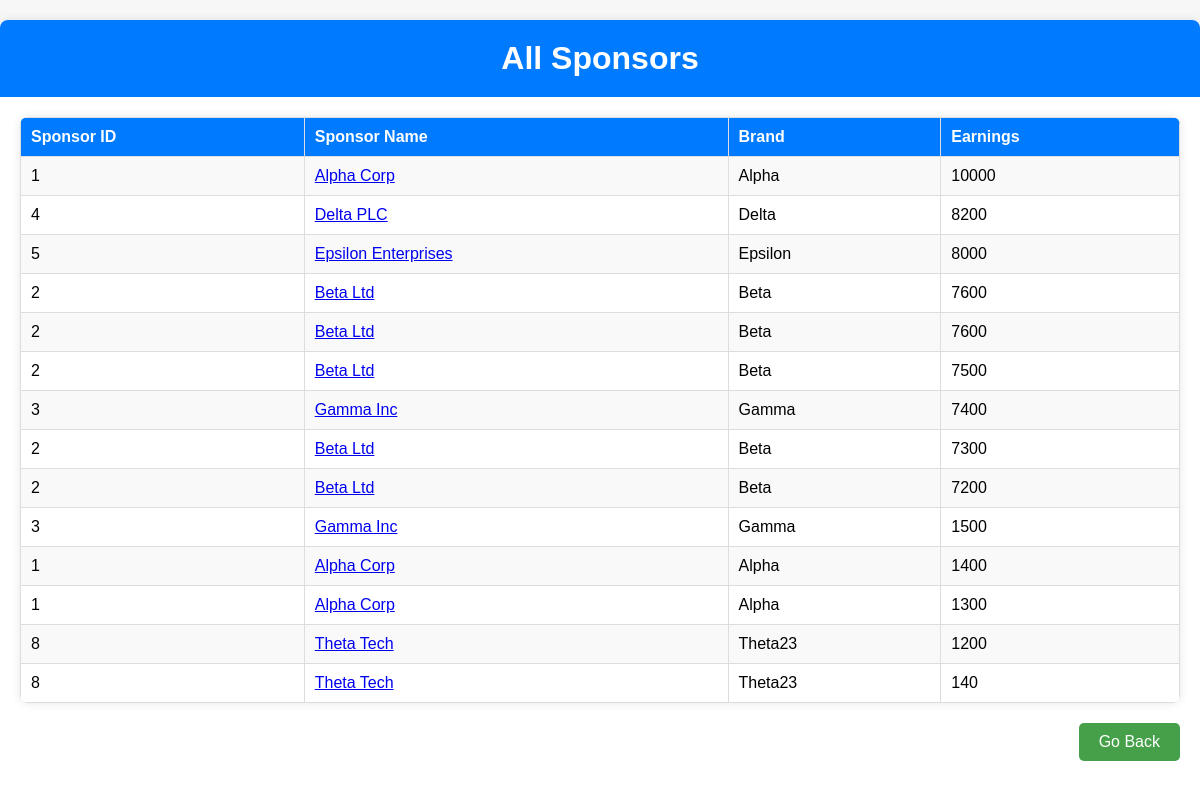
Screenshot of /influencer/sponsor/top/5 (signed in) with the database file from the repository.
### application/models.py (models this page shows)
class Sponsor(db.Model):
    SponsorID = db.Column(db.Integer, primary_key=True, autoincrement=True)
    Name = db.Column(db.String(255), nullable=False)
    Password = db.Column(db.String(255), nullable=False)
    JoiningDate = db.Column(db.Date)
    Brand = db.Column(db.String(255))
    Industry = db.Column(db.String(255))
    Email = db.Column(db.String(255), nullable=False)
    PhoneNo = db.Column(db.String(255), nullable=False)
    BrandDescription = db.Column(db.String(255))
    Address = db.Column(db.String(255))
    Website = db.Column(db.String(255))
    Flagged = db.Column(db.Integer,nullable=False,default=0)
    ProfilePicLink=db.Column(db.String(255))
    campaigns = db.relationship('Campaign', back_populates='sponsor', cascade='all, delete-orphan')

class Campaign(db.Model):
    CampaignID = db.Column(db.Integer, primary_key=True, autoincrement=True)
    Name = db.Column(db.String(255), nullable=False)
    Description = db.Column(db.Text)
    StartDate = db.Column(db.Date)
    EndDate = db.Column(db.Date)
    SponsorID = db.Column(db.Integer, db.ForeignKey('sponsor.SponsorID'), nullable=False)
    InfluencerID = db.Column(db.Integer, db.ForeignKey('influencer.InfluencerID'))
    Budget = db.Column(db.Float)
    Goal = db.Column(db.Text)
    Outreach = db.Column(db.Integer)
    Visibility = db.Column(db.Enum('Public', 'Private'))
    Flagged = db.Column(db.Integer,nullable=False,default=0)
    sponsor = db.relationship('Sponsor', back_populates='campaigns')
    influencer = db.relationship('Influencer', back_populates='campaigns')
    ad_requests = db.relationship('AdRequest', back_populates='campaign', cascade='all, delete-orphan')

### application/inf_controllers.py (the view)
@app.route('/influencer/sponsor/top/<int:influencer_ID>',methods=['GET'])
@login_required(role='influencer')
def influencer_top_sponsors(influencer_ID):
    top = (
    db.session.query(Sponsor,Campaign)
    .filter(Campaign.InfluencerID == influencer_ID)
    .join(Sponsor, Campaign.SponsorID == Sponsor.SponsorID)
    .order_by(Campaign.Budget.desc())
    .all()
    )
    return render_template('influencer_Top_sponsors.html',influencer_ID=influencer_ID,top=top)

### application/home_controllers.py (called while the page is built)
def login_required(role=None):
    def decorator(f):
        @wraps(f)
        def decorated_function(*args, **kwargs):
            if 'user_id' not in session:
                flash('You need to log in to access this page.')
                return redirect(url_for('login'))
            user_id = None
            if role == 'influencer':
                user_id = kwargs.get('influencer_ID')
            elif role == 'sponsor':
                user_id = kwargs.get('sponsor_ID')
            elif role == 'admin':
                user_id = kwargs.get('admin_ID')
            if role and (session.get('user_type') != role or session.get('user_id') != user_id):
                abort(403)
            return f(*args, **kwargs)
        return decorated_function
    return decorator

### Templates/Influencer_Top_sponsors.html (shortened to what this page needs)
<!DOCTYPE html>
<html lang="en">
<head>
</head>
<body>
    <div class="container">
        <h1>All Sponsors</h1>
        <table id="active">
            <tr>
                <th>Sponsor ID</th>
                <th>Sponsor Name</th>
                <th>Brand</th>
                <th>Earnings</th>
            </tr>
            {% for spon, camp in top %}
            <tr>
                <td>{{ spon.SponsorID }}</td>
                <td><a href="/influencer/sponsor/{{ influencer_ID }}/{{ spon.SponsorID }}">{{ spon.Name }}</a></td>
                <td>{{ spon.Brand }}</td>
                <td>{{ camp.Budget }}</td>
            </tr>
            {% endfor %}
        </table>
        <div class="back-button-container">
            <a href="javascript:history.back()" class="button back-button">Go Back</a>
        </div>
    </div>
</body>
</html>

### Templates/Influencer_Top_sponsors.html (style rules this page uses)
body { font-family: Arial, sans-serif; margin: 0; padding: 0; background-color: #f7f7f7; }
.container { margin: 20px auto; max-width: 1200px; padding: 20px; background-color: #fff; border-radius: 8px; box-shadow: 0 0 10px rgba(0, 0, 0, 0.1); }
h1 { background-color: #007bff; color: #fff; text-align: center; padding: 20px; margin: -20px -20px 20px -20px; border-radius: 8px 8px 0 0; }
table { width: 100%; border-collapse: collapse; margin: 20px 0; border-radius: 8px; overflow: hidden; box-shadow: 0 0 10px rgba(0, 0, 0, 0.1); }
table th, table td { border: 1px solid #ddd; padding: 10px; text-align: left; }
table th { background-color: #007bff; color: #fff; }
table tr:nth-child(even) { background-color: #f9f9f9; }
.button { display: inline-block; padding: 10px 20px; font-size: 16px; color: #fff; background-color: #4caf50; border: none; border-radius: 5px; text-decoration: none; text-align: center; cursor: pointer; }
.back-button { background-color: #45a049; }
.back-button-container { text-align: right; margin: 20px 0; }

### rows the page displays
Sponsor: SponsorID "1", Name "Alpha Corp", Brand "Alpha", Budget "10000", Budget "1400", Budget "1300"
Sponsor: SponsorID "4", Name "Delta PLC", Brand "Delta", Budget "8200"
Sponsor: SponsorID "5", Name "Epsilon Enterprises", Brand "Epsilon", Budget "8000"
Sponsor: SponsorID "2", Name "Beta Ltd", Brand "Beta", Budget "7600", Budget "7500", Budget "7300", Budget "7200"
Sponsor: SponsorID "3", Name "Gamma Inc", Brand "Gamma", Budget "7400", Budget "1500"
Sponsor: SponsorID "8", Name "Theta Tech", Brand "Theta23", Budget "1200", Budget "140"
